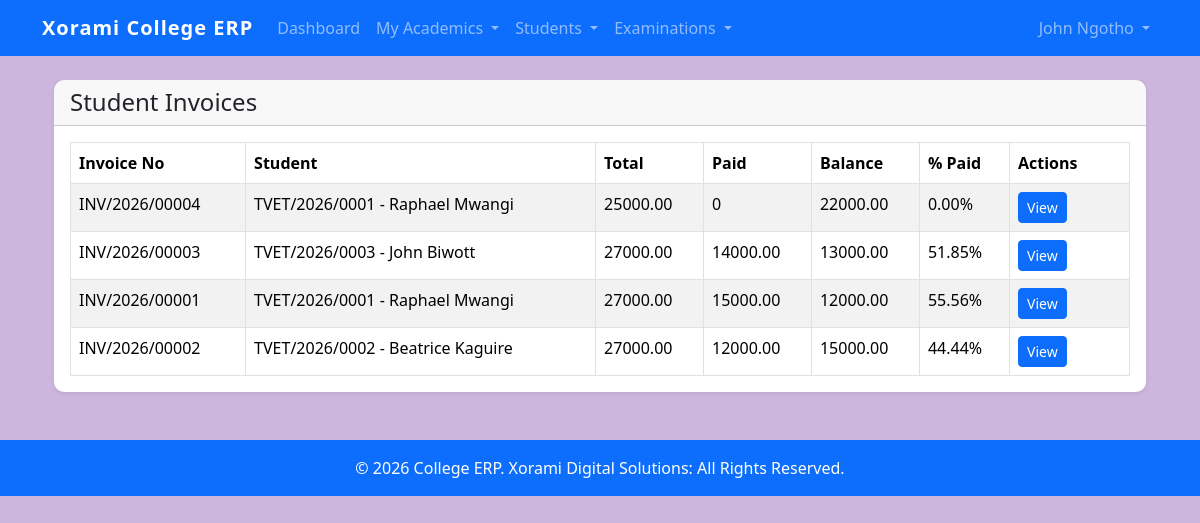
/finance/invoices/ (signed in), run on an earlier commit of the app's database.
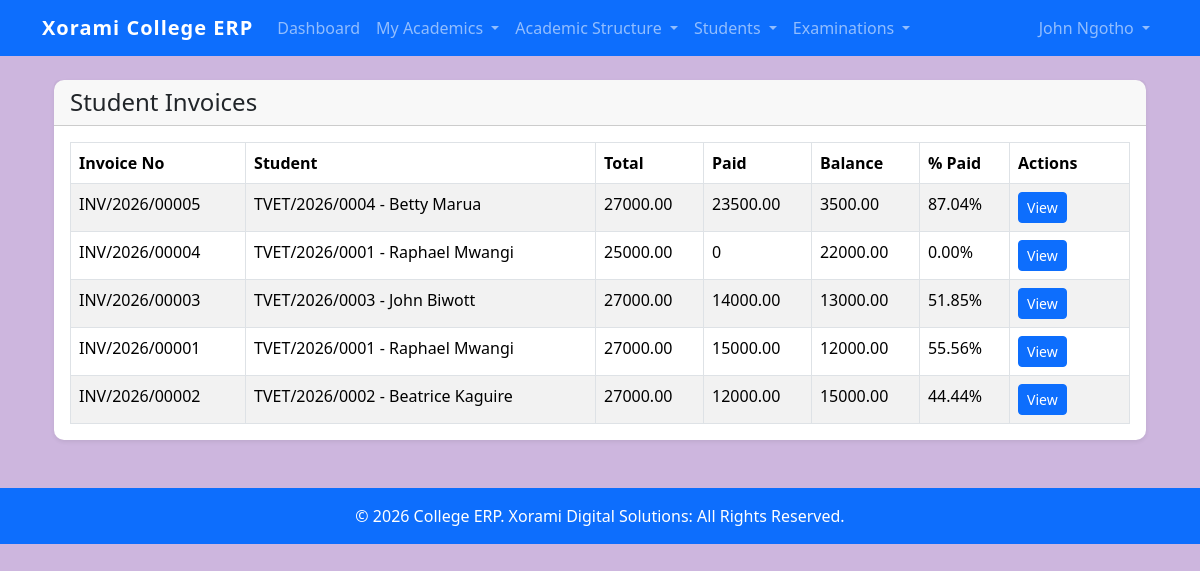
And on a later commit of the database.
### finance/models.py (models this page shows, shortened)
class StudentInvoice(models.Model):
    STATUS_CHOICES = [
        ("DRAFT", "Draft"),
        ("POSTED", "Posted"),
        ("CANCELLED", "Cancelled"),
    ]
    invoice_number = models.CharField(
        max_length=30,
        unique=True,
        blank=True
    )
    student = models.ForeignKey(
        Student,
        on_delete=models.PROTECT,
        related_name="invoices"
    )
    enrollment = models.OneToOneField(
        SemesterEnrollment,
        on_delete=models.CASCADE,
        related_name="invoice"
    )
    invoice_date = models.DateField(
        auto_now_add=True
    )
    due_date = models.DateField(
        null=True,
        blank=True
    )
    status = models.CharField(
        max_length=20,
        choices=STATUS_CHOICES,
        default="DRAFT"
    )
    credit_applied = models.DecimalField(
        max_digits=12,
        decimal_places=2,
        default=0
    )
    created_at = models.DateTimeField(
        auto_now_add=True
    )
    class Meta:
        ordering = [
            "-invoice_date"
        ]
    @property
    def total_amount(self):
        return sum(
            item.amount
            for item in self.items.all()
        )
    @property
    def amount_paid(self):
        return sum(
            payment.amount
            for payment in self.payments.filter(
                is_reversed=False
            )
        )
    @property
    def balance(self):
        return (
            self.total_amount
            - self.credit_applied
            - self.amount_paid
        )
    @property
    def payment_percentage(self):
        net_amount = (
            self.total_amount
            - self.credit_applied
        )
        if net_amount <= 0:
            return 100
        return round(
            (
                self.amount_paid
                / net_amount
            ) * 100,
            2
        )

class InvoiceItem(models.Model):
    invoice = models.ForeignKey(
        StudentInvoice,
        on_delete=models.CASCADE,
        related_name="items"
    )
    fee_category = models.ForeignKey(
        FeeCategory,
        on_delete=models.PROTECT
    )
    amount = models.DecimalField(
        max_digits=10,
        decimal_places=2
    )
    class Meta:
        ordering = [
            "fee_category"
        ]

class Payment(models.Model):
    PAYMENT_METHODS = [
        ("MPESA", "MPESA"),
        ("BANK", "Bank"),
        ("CASH", "Cash"),
    ]
    POSTING_STATUS = [
        ("POSTED", "Posted"),
        ("REVERSED", "Reversed"),
    ]
    payment_number = models.CharField(
        max_length=30,
        unique=True,
        blank=True,
    )
    invoice = models.ForeignKey(
        StudentInvoice,
        on_delete=models.PROTECT,
        related_name="payments",
    )
    payment_date = models.DateField(
        auto_now_add=True,
    )
    amount = models.DecimalField(
        max_digits=12,
        decimal_places=2,
    )
    payment_method = models.CharField(
        max_length=20,
        choices=PAYMENT_METHODS,
    )
    reference_number = models.CharField(
        max_length=100,
    )
    received_by = models.ForeignKey(
        settings.AUTH_USER_MODEL,
        on_delete=models.PROTECT,
    )
    remarks = models.TextField(
        blank=True,
    )
    posting_status = models.CharField(
        max_length=20,
        choices=POSTING_STATUS,
        default="POSTED",
    )
    is_reversed = models.BooleanField(
        default=False,
    )
    reversed_by = models.ForeignKey(
        settings.AUTH_USER_MODEL,
        on_delete=models.PROTECT,
        null=True,
        blank=True,
        related_name="reversed_payments",
    )
    reversal_reason = models.TextField(
        blank=True,
    )
    created_at = models.DateTimeField(
        auto_now_add=True,
    )
    class Meta:
        ordering = [
            "-payment_date",
            "-id",
        ]
        constraints = [
            models.UniqueConstraint(
                fields=[
                    "invoice",
                    "reference_number",
                ],
                name="unique_invoice_payment_reference",
            )
        ]

### students/models.py (models this page shows, shortened)
class Student(models.Model):
    ACTIVE = "ACTIVE"
    INACTIVE = "INACTIVE"
    STATUS_CHOICES = [
        (ACTIVE, "Active"),
        (INACTIVE, "Inactive"),
    ]
    user = models.OneToOneField(
        User,
        on_delete=models.CASCADE,
        related_name="student_profile",
        null=True,
        blank=True,
    )
    admission_no = models.CharField(
        max_length=20,
        unique=True,
        blank=True,
    )
    first_name = models.CharField(
        max_length=100,
    )
    middle_name = models.CharField(
        max_length=100,
        blank=True,
    )
    last_name = models.CharField(
        max_length=100,
    )
    gender = models.CharField(
        max_length=10,
        choices=Applicant.GENDER_CHOICES,
    )
    date_of_birth = models.DateField(
        null=True,
        blank=True,
    )
    id_number = models.CharField(
        max_length=20,
        unique=True,
        null=True,
        blank=True,
    )
    phone = models.CharField(
        max_length=20,
    )
    email = models.EmailField(
        blank=True,
    )
    address = models.TextField(
        blank=True,
    )
    programme = models.ForeignKey(
        Programme,
        on_delete=models.PROTECT,
        related_name="students",
    )
    admission_date = models.DateField(
        default=timezone.now,
    )
    status = models.CharField(
        max_length=10,
        choices=STATUS_CHOICES,
        default=ACTIVE,
    )
    created_at = models.DateTimeField(
        auto_now_add=True,
    )
    updated_at = models.DateTimeField(
        auto_now=True,
    )
    class Meta:
        ordering = [
            "admission_no",
        ]
    def __str__(self):
        return (
            f"{self.admission_no} - "
            f"{self.first_name} "
            f"{self.last_name}"
        )

### finance/views.py (the view)
@login_required
def invoice_list(request):
    invoices = (
        StudentInvoice.objects
        .select_related(
            "student",
            "enrollment",
        )
        .order_by(
            "-invoice_date"
        )
    )
    return render(
        request,
        "finance/invoices/list.html",
        {
            "invoices": invoices
        }
    )

### students/templatetags/student_extras.py (called while the page is built)
@register.filter
def has_group(user, group_name):
    if user.is_anonymous:
        return False
    return user.groups.filter(name=group_name).exists()

### templates/finance/invoices/list.html
{% extends "base.html" %}
{% block content %}
<div class="container mt-4">
    <div class="card shadow-sm">
        <div class="card-header">
            <h4 class="mb-0">
                Student Invoices
            </h4>
        </div>
        <div class="card-body">
            <table class="table table-striped table-bordered">
                <thead>
                    <tr>
                        <th>Invoice No</th>
                        <th>Student</th>
                        <th>Total</th>
                        <th>Paid</th>
                        <th>Balance</th>
                        <th>% Paid</th>
                        <th width="120">Actions</th>
                    </tr>
                </thead>
                <tbody>
                    {% for invoice in invoices %}
                    <tr>
                        <td>
                            {{ invoice.invoice_number }}
                        </td>
                        <td>
                            {{ invoice.student }}
                        </td>
                        <td>
                            {{ invoice.total_amount }}
                        </td>
                        <td>
                            {{ invoice.amount_paid }}
                        </td>
                        <td>
                            {{ invoice.balance }}
                        </td>
                        <td>
                            {{ invoice.payment_percentage }}%
                        </td>
                        <td>
                            <a href="{% url 'finance:invoice_detail' invoice.pk %}"
                               class="btn btn-primary btn-sm">
                                View
                            </a>
                        </td>
                    </tr>
                    {% empty %}
                    <tr>
                        <td colspan="7">
                            No invoices found.
                        </td>
                    </tr>
                    {% endfor %}
                </tbody>
            </table>
        </div>
    </div>
</div>
{% endblock %}

What changed in the data, as far as the page shows it:
added StudentInvoice: invoice_number "INV/2026/00005", student "TVET/2026/0004 - Betty Marua", total_amount "27000.00", amount_paid "23500.00", balance "3500.00", payment_percentage "87.04"
Also different on the page:
text now shown: "Academic Structure"
